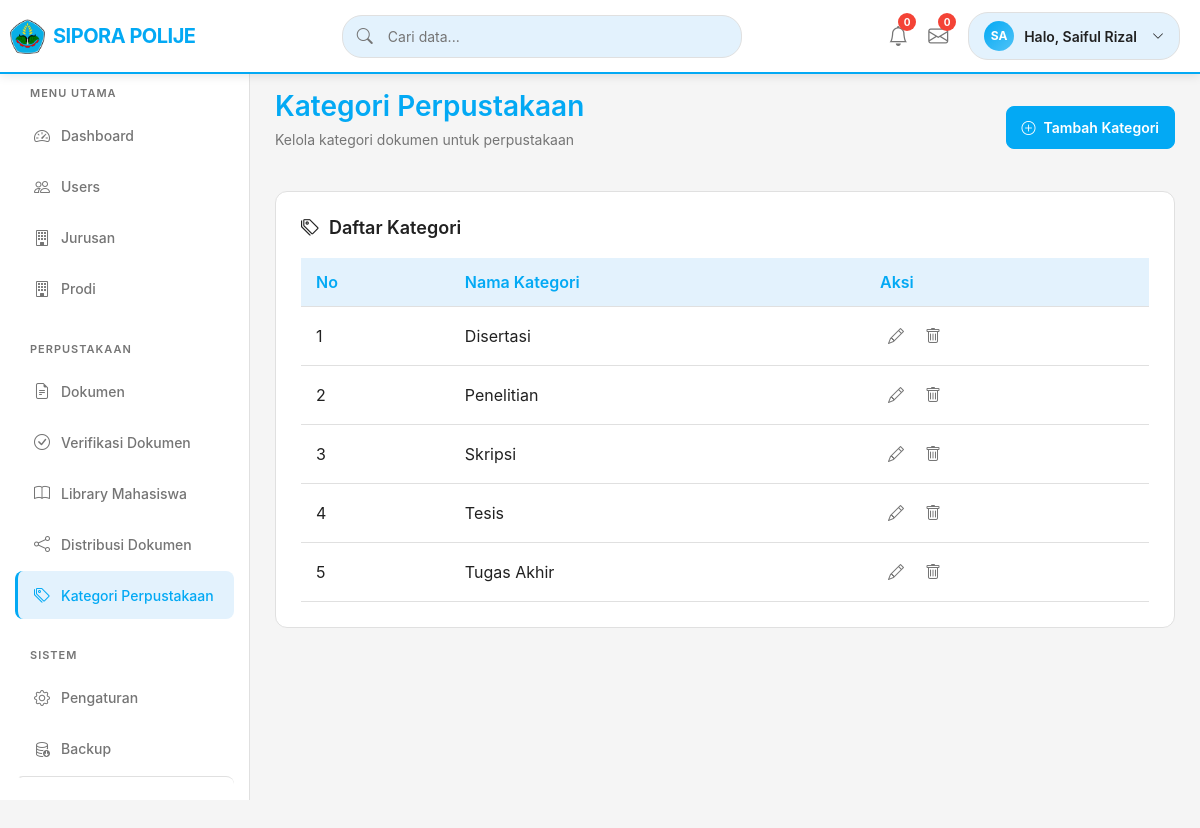
Page /kategori_perpustakaan.php (signed in) on the committed database.
### tables this page shows
CREATE TABLE `kategori_perpustakaan` (
  `id_kategori` int NOT NULL,
  `nama_kategori` varchar(100) NOT NULL
);

### kategori_perpustakaan.php (the view, shortened to what this page needs)
<?php
require_once "config.php";
class KategoriPerpustakaanManager {
    private $conn;
    public function __construct($db_connection) {
        if ($db_connection instanceof mysqli) {
            $this->conn = $db_connection;
        } else {
            throw new Exception("Koneksi database tidak valid");
        }
    }
    public function getKategori() {
        try {
            $query = "SELECT * FROM kategori_perpustakaan ORDER BY nama_kategori ASC";
            $result = $this->conn->query($query);
            $kategori = [];
            while ($row = $result->fetch_assoc()) {
                $kategori[] = $row;
            }
            return $kategori;
        } catch (Exception $e) {
            error_log("Error getKategori: " . $e->getMessage());
            return [];
        }
    }
}
try {
    $kategoriManager = new KategoriPerpustakaanManager($conn);
    $kategoriList = $kategoriManager->getKategori();
} catch (Exception $e) {
    error_log("Error initializing KategoriPerpustakaanManager: " . $e->getMessage());
    $kategoriList = [];
}
 $username = isset($_SESSION['username']) ? $_SESSION['username'] : 'Tamu';
?>
<!DOCTYPE html>
<html lang="id">
<head>
  <link href="https://cdn.jsdelivr.net/npm/bootstrap@5.3.2/dist/css/bootstrap.min.css" rel="stylesheet">
  <link href="https://cdn.jsdelivr.net/npm/bootstrap-icons/font/bootstrap-icons.css" rel="stylesheet">
</head>
<body>
  <nav class="top-navbar">
    <div class="navbar-content">
      <a href="dashboard.php" class="brand">
        <div class="brand-logo">
          <img src="assets/ic_polije.png" alt="Polije Logo" class="brand-logo-img">
        </div>
        <div class="brand-text">SIPORA POLIJE</div>
      </a>
      <div class="search-container">
        <i class="bi bi-search search-icon"></i>
        <input type="text" class="search-input" placeholder="Cari data...">
      </div>
      <div class="navbar-actions">
        <div class="dropdown">
          <div class="notification-icon" data-bs-toggle="dropdown" aria-expanded="false">
            <i class="bi bi-bell"></i>
            <span class="badge-notification">0</span>
          </div>
        </div>
        <div class="dropdown">
          <div class="messages-icon" data-bs-toggle="dropdown" aria-expanded="false">
            <i class="bi bi-envelope"></i>
            <span class="badge-notification">0</span>
          </div>
        </div>
        <div class="dropdown">
          <div class="user-info" data-bs-toggle="dropdown" aria-expanded="false">
            <div class="user-avatar"><?php echo strtoupper(substr($username, 0, 2)); ?></div>
            <span class="user-name">Halo, <?php echo htmlspecialchars($username); ?></span>
            <i class="bi bi-chevron-down" style="font-size: 12px; margin-left: 5px;"></i>
          </div>
        </div>
      </div>
    </div>
  </nav>
  <div class="main-container">
    <aside class="sidebar" id="sidebar">
      <div class="sidebar-menu">
        <div class="menu-section">
          <div class="menu-title">Menu Utama</div>
          <a href="dashboard.php" class="menu-item">
            <i class="bi bi-speedometer2"></i>
            Dashboard
          </a>
          <a href="users.php" class="menu-item">
            <i class="bi bi-people"></i>
            Users
          </a>
          <a href="jurusan.php" class="menu-item">
            <i class="bi bi-building"></i>
            Jurusan
          </a>
          <a href="prodi.php" class="menu-item">
            <i class="bi bi-building"></i>
            Prodi
          </a>
        </div>
        <div class="menu-section">
          <div class="menu-title">Perpustakaan</div>
          <a href="dokumen.php" class="menu-item">
            <i class="bi bi-file-earmark-text"></i>
            Dokumen
          </a>
          <a href="verifikasi_dokumen.php" class="menu-item">
            <i class="bi bi-check-circle"></i>
            Verifikasi Dokumen
          </a>
          <a href="library_mahasiswa.php" class="menu-item">
            <i class="bi bi-book"></i>
            Library Mahasiswa
          </a>
          <a href="distribusi_dokumen.php" class="menu-item">
            <i class="bi bi-share"></i>
            Distribusi Dokumen
          </a>
          <a href="kategori_perpustakaan.php" class="menu-item active">
            <i class="bi bi-tags"></i>
            Kategori Perpustakaan
          </a>
        </div>
        <div class="menu-section">
          <div class="menu-title">Sistem</div>
          <a href="pengaturan.php" class="menu-item">
            <i class="bi bi-gear"></i>
            Pengaturan
          </a>
          <a href="backup.php" class="menu-item">
            <i class="bi bi-database-down"></i>
            Backup
          </a>
          <a href="logout.php" class="menu-item logout-item">
            <i class="bi bi-box-arrow-right"></i>
          </a>
        </div>
      </div>
    </aside>
    <main class="main-content">
      <div class="content-header">
        <div>
          <h1 class="page-title">Kategori Perpustakaan</h1>
          <p class="page-subtitle">Kelola kategori dokumen untuk perpustakaan</p>
        </div>
        <button type="button" class="action-btn primary" data-bs-toggle="modal" data-bs-target="#addKategoriModal">
          <i class="bi bi-plus-circle me-2"></i>Tambah Kategori
        </button>
      </div>
      <div class="content-card">
        <h3 class="card-title">
          <i class="bi bi-tags"></i>
          Daftar Kategori
        </h3>
        <div class="table-container">
          <table class="data-table">
            <thead>
              <tr>
                <th>No</th>
                <th>Nama Kategori</th>
                <th>Aksi</th>
              </tr>
            </thead>
            <tbody>
              <?php if (!empty($kategoriList)): ?>
                <?php $no = 1; ?>
                <?php foreach ($kategoriList as $kategori): ?>
                  <tr>
                    <td><?= $no++ ?></td>
                    <td><?= htmlspecialchars($kategori['nama_kategori']) ?></td>
                    <td>
                      <div class="table-actions">
                        <button class="btn-action edit" data-bs-toggle="modal" data-bs-target="#editKategoriModal"
                                data-id="<?= $kategori['id_kategori'] ?>"
                                data-nama="<?= htmlspecialchars($kategori['nama_kategori']) ?>"
                                title="Edit">
                          <i class="bi bi-pencil"></i>
                        </button>
                        <button class="btn-action delete" data-bs-toggle="modal" data-bs-target="#deleteKategoriModal"
                                data-id="<?= $kategori['id_kategori'] ?>"
                                data-nama="<?= htmlspecialchars($kategori['nama_kategori']) ?>"
                                title="Hapus">
                          <i class="bi bi-trash"></i>
                        </button>
                      </div>
                    </td>
                  </tr>
                <?php endforeach; ?>
              <?php else: ?>
                <tr>
                  <td colspan="3" class="text-center">Tidak ada kategori</td>
                </tr>
              <?php endif; ?>
            </tbody>
          </table>
        </div>
      </div>
    </main>
  </div>
</body>
</html>

### rows in the picture
kategori_perpustakaan: nama_kategori "Disertasi"
kategori_perpustakaan: nama_kategori "Penelitian"
kategori_perpustakaan: nama_kategori "Skripsi"
kategori_perpustakaan: nama_kategori "Tesis"
kategori_perpustakaan: nama_kategori "Tugas Akhir"

### other values in the picture
substr($username, 0, 2) "SA"
$username "Saiful Rizal"
